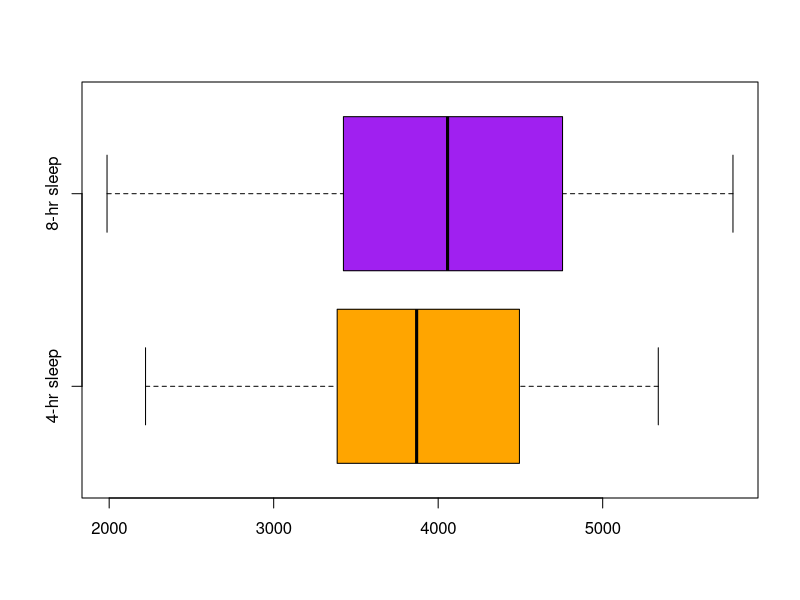

Write the R code that produced this figure.
## ---- chunk 1
Pre<-c(510,610,640,675,600,550,610,625,450,720,575,675)
Post<-c(850,790,850,775,700,775,700,850,690,775,540,680)
t.test(Pre,Post,alternative="two.sided", paired=TRUE,conf.level = 0.9)
## ---- chunk 2
library("DiagrammeR")
grViz("
digraph CFA {
# All
node [fontname = Helvetica, fontcolor = White]
# Box
node [shape = box, style=filled, color=Purple, width=1 label='Population means,\\n Independent samples'][fillcolor = pink]
a ;
# Box
node [shape = box, style=filled, color=violet, width=0.7, label='Unknown population variance\\n not assumed unequal'][fillcolor = blue]
b1 ;
# Box
node [shape = box, style=filled, color=violet, width=0.7, label='Unknown population variance\\n assumed unequal'][fillcolor = blue]
b2 ;
# Box
node [shape = box, style=filled, color=violet, width=0.5, label='Use sample standard deviation\\n to estimate unknown\\n population standard deviation'][fillcolor = violet]
b11 ;
# Box
node [shape = box, style=filled, color=violet, width=0.5, label='Use s_p to estimate unknown\\n population standard deviation.\\n Use a Pooled-variance'][fillcolor = violet]
b22 ;

# Draws
a -> b1 [fontname = Helvetica,fontsize=8]
a -> b2  [fontname = Helvetica,arrowsize = 0.5]
b1->b11 [fontname = Helvetica,style=dashed,fontsize=8]
b2->b22 [fontname = Helvetica,style=dashed,fontsize=8]
}
")
## ---- chunk 3
x=c(3585,4470,3068,5338,2221,4791,4435,3099,3187,3901,3868,3869,4878,3632,4518)
y=c(4965,3918,1987,4993,5220,3653,3510,3338,4100,5792,4547,3319,3336,4304,4057)
boxplot(x,y,names=c("4-hr sleep","8-hr sleep"), col=c("orange","purple"),horizontal=TRUE)
## ---- chunk 4
 t.test(x,y,alternative="two.sided", paired = FALSE, var.equal = FALSE, conf.level = 0.95)
## ---- chunk 5
 t.test(x,y,alternative="two.sided", paired = FALSE,var.equal = TRUE, conf.level = 0.95)
## ---- chunk 6
groupA=c(4.4,3,4.1,4.4,4.5,4,4.3,4.1,3,3.7,3.1,3.8,4.5,3.7,5.1,4.2,2.8,3.6,4.1,4)
groupB=c(3.9,3.4,3.6,3.3,4,4.2,3.8,4.1,2.6,3.6,3.7,3.8,4.3,4.9,3.8,2.8,3.7,4,3.5,2.7)
var(groupA)
var(groupB)
## ---- chunk 7
t.test(groupA,groupB,alternative="two.sided", paired = FALSE,var.equal = TRUE, conf.level = 0.95)
